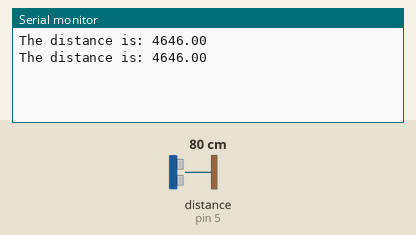
Simulated run of this sketch. Board: Arduino Uno, built with avr-gcc and run on an emulated ATmega328P. Parts: the last lines printed to the serial monitor. Wiring (inferred from the names in the program): ultrasonic range finder: trigger pin 4; echo pin 5. The inputs (shaded band) are chosen by the test bench; at power-on: distance to the obstacle (sensor on pin 5) 80 cm. The echo pulse lasts 58.3 µs per cm.

Above: at 2.3 s.
2.4 s: distance to the obstacle (sensor on pin 5) set to 2 cm
At 3.6 s:
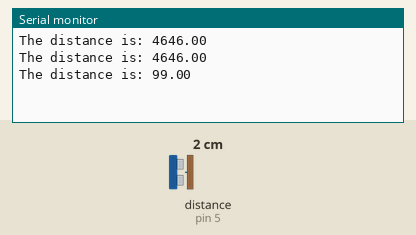
4.5 s: distance to the obstacle (sensor on pin 5) set to 4 cm
At 5.7 s:
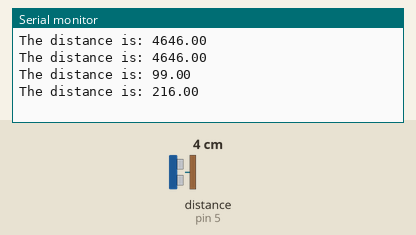
Timing chart, 0 to 7.5 s (numbered marks = the images above; inputs shaded):
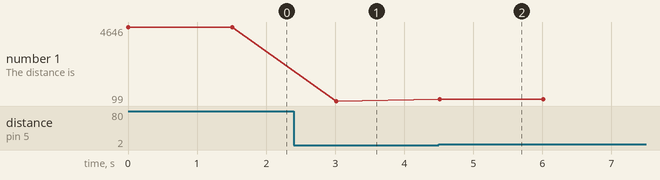

Measured:
- after the input at 2.4 s, the serial monitor: prints a new line after 0.61 s (image 1)
- after the input at 4.5 s, the serial monitor: prints a new line at once (image 2)
- plotted number 1: 4646 → 99 after the input at 2.4 s, 99 → 215 after the input at 4.5 s

The sketch:

sketch_jul30b.ino
```cpp
float duration;
double distance;
#define trigpin 4
#define echopin 5

void setup() {
  // put your setup code here, to run once:
Serial.begin(9600);
pinMode(trigpin, OUTPUT);
pinMode(echopin, INPUT);
}

void loop() {
  // put your main code here, to run repeatedly:
digitalWrite(trigpin, LOW);
delayMicroseconds(2);
digitalWrite(trigpin, HIGH);
delayMicroseconds(10);
digitalWrite(trigpin, LOW);

distance = pulseIn(echopin, HIGH);
duration = 0.0343*(distance/2);

Serial.print("The distance is: ");
Serial.println(distance);
delay(1500);
}
```
